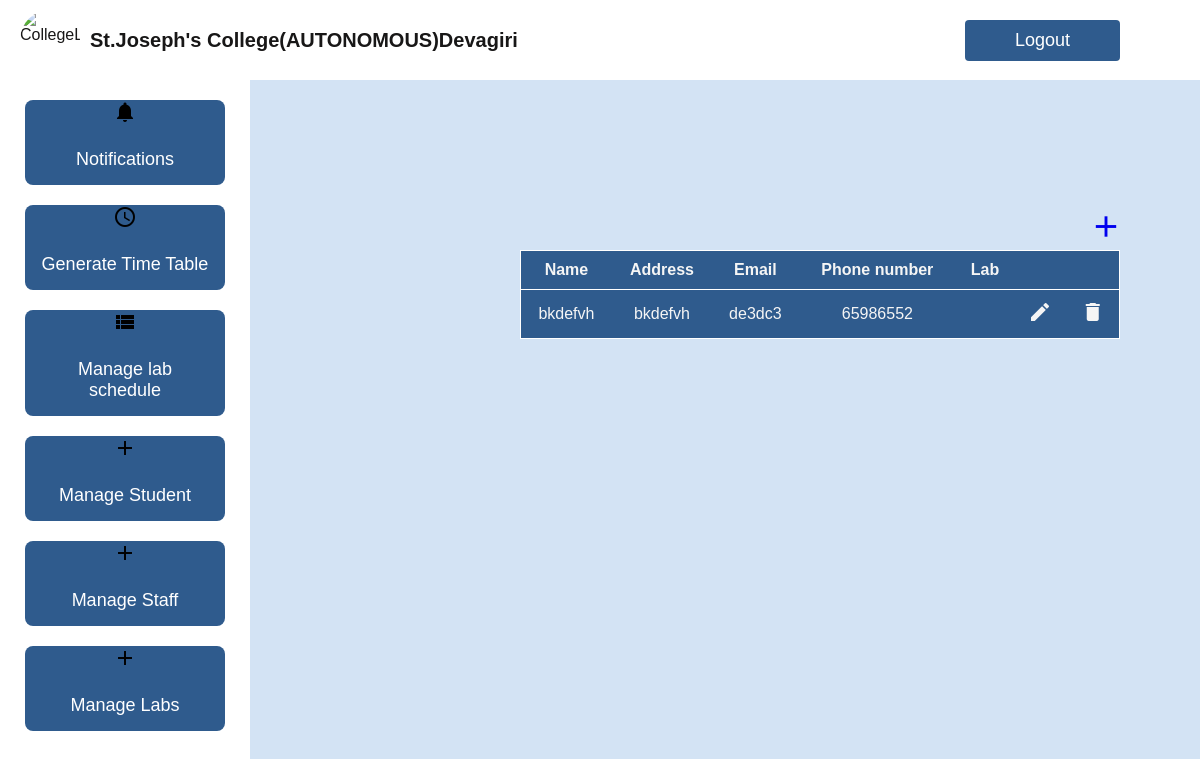
The app's page /administrator/LabstaffView/, older data.
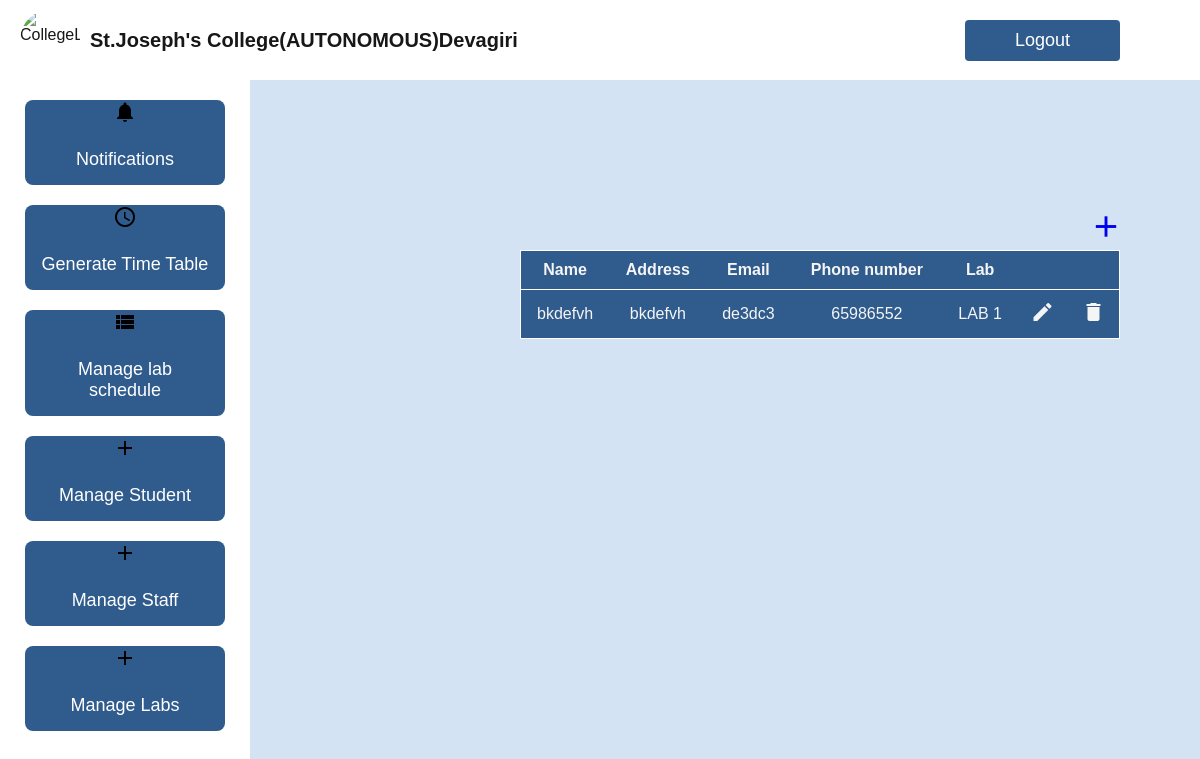
The same page, newer data.
### administrator/models.py (models this page shows, shortened)
class Labstaff(models.Model):
    loginid=models.ForeignKey(Userprofile,on_delete=models.CASCADE,null=True,blank=True)
    name = models.CharField(max_length=100)
    address=models.CharField(max_length=100)
    lab=models.ForeignKey(Lab,on_delete=models.CASCADE,null=True,blank=True)
    email=models.CharField(max_length=100)
    phone=models.CharField(max_length=100)

class Lab(models.Model):
    name = models.CharField(max_length=100)
    capacity = models.CharField(max_length=200)

### administrator/views.py (the view)
# urls.py: path('LabstaffView/',LabstaffView.as_view(),name='LabstaffView'),
class LabstaffView(View):
  def get(self,request):
    l=Labstaff.objects.all()
    return render(request,'admin/viewlabstaff.html',{'ls':l})

### templates/admin/viewlabstaff.html (shortened to what this page needs)
{% extends 'admin/adminbase.html' %}
{%block body%}
  <div class="plusbutton">
    <a href="/administrator/Labstaffreg/"><i class="material-icons" style="font-size: 35px;">add</i></a>
  </div>
    <div>
      <table id="table1">
        <tr>
            <th>Name</th>
            <th>Address</th>
            <th>Email</th>
            <th>Phone number</th>
            <th>Lab</th>
        </tr>
        {% for i in ls %}
        <tr>
                <td>{{i.name}}</td>
                <td>{{i.address}}</td>
                <td>{{i.email}}</td>
                <td>{{i.phone}}</td>
                <td>{{i.lab.name}}</td>
                <td><a href="/administrator/UpdateLabstaff/{{i.id}}"><i class="material-icons" style="color: whitesmoke;">edit</i></a></td>
                <td><a href="/administrator/DeleteLabstaff/{{i.id}}"><i class="material-icons" style="color: whitesmoke;">delete</i></a></td>
            </tr>
            {% endfor %}
    </table>
    </div>
{% endblock %}

Row changes from the older to the newer data that the page shows:
changed Labstaff "bkdefvh": lab.name (not shown) → "LAB 1"
